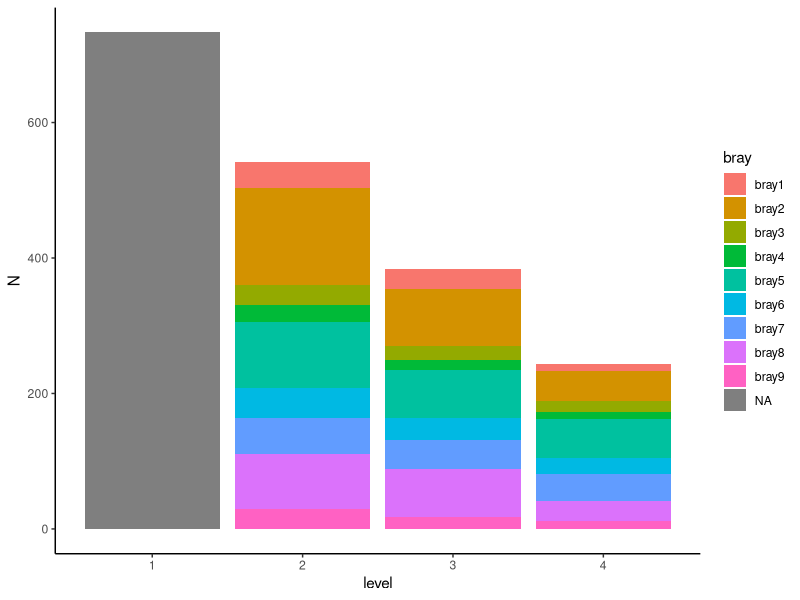
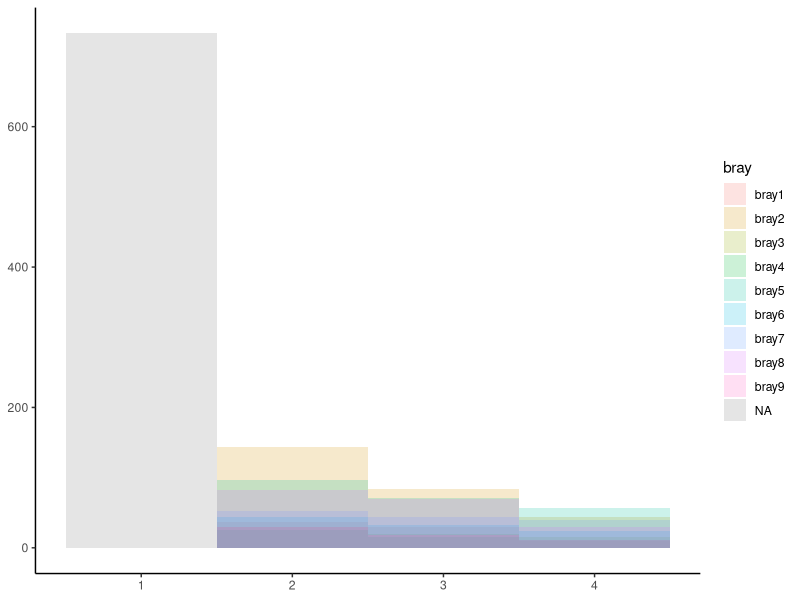
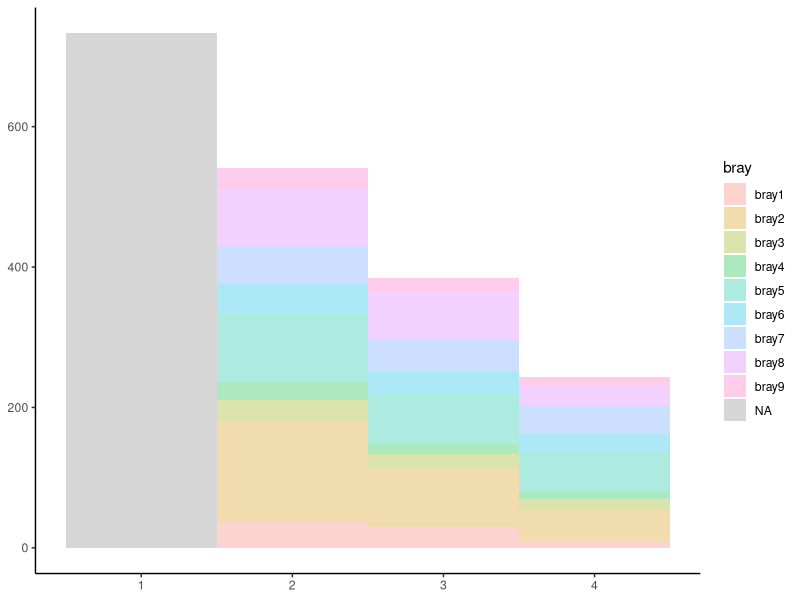
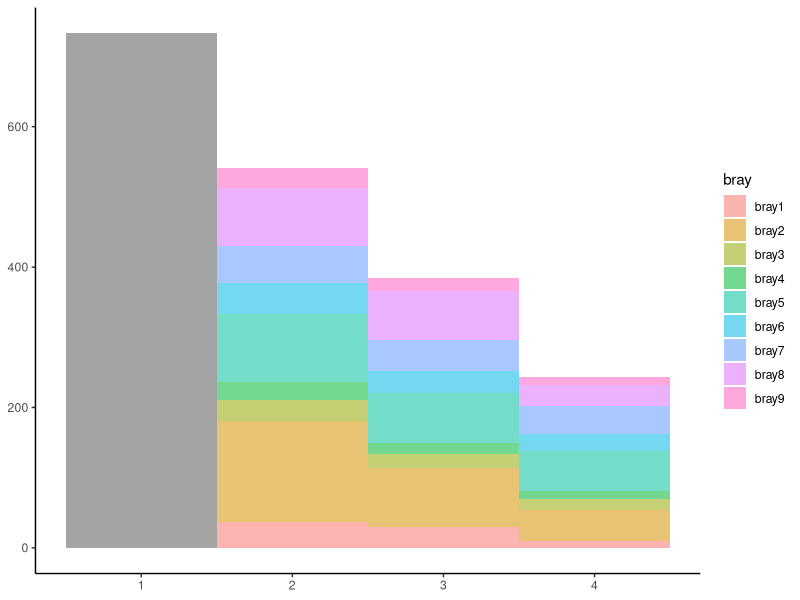

Generate these figures, in order, with R:
library(ggplot2)

bray <- paste0('bray',seq(1,9,1))
dx1 <- data.frame('bray' = NA, level = 1)
dx2 <- as.data.frame(expand.grid('bray' = bray, 'level' = c(2,3,4)))
dx <- rbind(dx1, dx2)

dx$N <- NA
dx[dx$level==1,]$N <- 733

dx[dx$level==2,]$N <- c(37,144,29,26,97,44,53,82,29)

dx[dx$level==3,]$N <- c(30,84,20,15,71,32,44,70,18)

dx[dx$level==4,]$N <- c(10,44,16,11,57,24,40,30,11)

table(dx$N, useNA = 'a')

ggplot(dx) + 
  geom_bar(aes(x = level, y = N, fill = bray),
           position="stack", stat="identity") + 
  theme_classic()

ggplot(dx) + theme_classic() +
  geom_rect(aes(xmin = level - 0.5, xmax = level + 0.5,
                ymin = 0, ymax = N, fill = bray), alpha = .2) #+

dx$cs1 <- NA
dx$cs2 <- NA
for(i in 2:4){
  #aux <- dx[dx$level==i,]
  
  dx[dx$level==i,]$cs2 <- cumsum(dx[dx$level==i,]$N)
  dx[dx$level==i,]$cs1 <- c(0,dx[dx$level==i,]$cs2[1:8])
  #If we have the same number of factors for each level
  
}
dx
dx[dx$level==1,]$cs1[1] <- 0
dx[dx$level==1,]$cs2[1] <- dx[dx$level==1,]$N[1]

ggplot(dx) + theme_classic() +
  geom_rect(aes(xmin = level - 0.5, xmax = level + 0.5,
                ymin = cs1, ymax = cs2, fill = bray), alpha = .32) 

ggplot(dx[dx$level > 1,]) + theme_classic() +
  geom_rect(data = dx[dx$level > 1,], aes(xmin = level - 0.5, xmax = level + 0.5,
                ymin = cs1, ymax = cs2, fill = bray), alpha = .55) +
  geom_rect(data = dx[dx$level == 1,], aes(xmin = level - 0.5, xmax = level + 0.5,
                                   ymin = cs1, ymax = cs2), alpha = .55, fill = 'grey35') 
